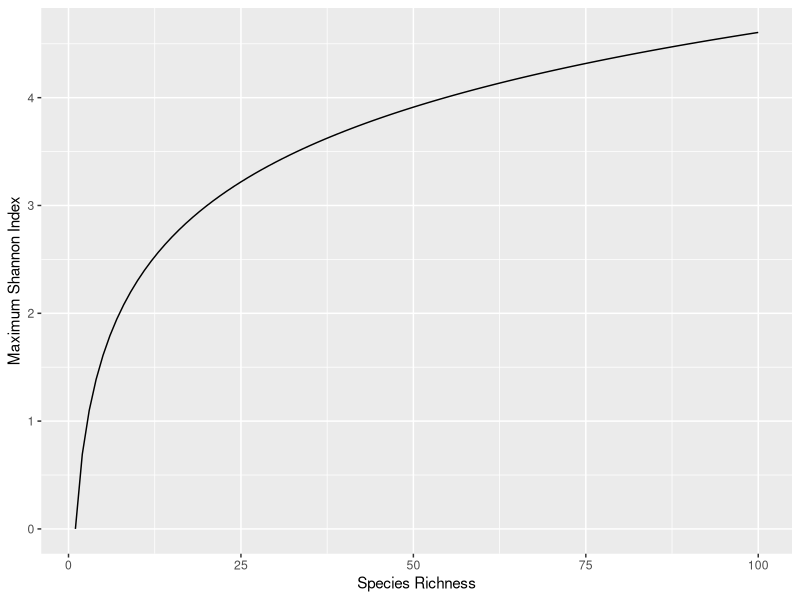

Here is the R script that generated this plot:
## ---- chunk 1
#| echo: false
#| warning: false

library(flextable)
library(ggplot2)
library(tidyverse)
## ---- chunk 2
#| label: fig-shannon_maxima
#| fig-cap: Plot of maximum Shannon Index against community richness. A value close to zero for Shannon Index always indicates that the community is not very diverse (generally this means the community is _highly uneven_). The line indicates the maximum value of Shannon Index that is possible for a community of given _richness_. For a community of a certain _richness_, the closer the value of Shannon Index is to this line, the closer that community is to being maximally diverse (i.e. having an even distribution of species).
#| warning: false
#| echo: false
#| out-width: 80%

# Generate a dataframe of maximum Shannon Index values for a given community richness
dfm <- data.frame(richness=1:100, index=log(1:100))

p <- ggplot(dfm, aes(x=richness, y=index)) +
  geom_line() +
  xlab("Species Richness") +
  ylab("Maximum Shannon Index")
p
## ---- chunk 3
# Define a vector of species names
species <- c("Malteaser sp.", "Snickers sp.", "Twix sp.", "Mars sp.",
            "Milky way", "Bounty sp.", "Galaxy choc", "Galaxy caramel")

# Define a vector of corresponding species counts
count <- c(3, 6, 6, 7, 7, 5, 3, 3)

# Bring these together in a dataframe
community.df <- data.frame(species, count)
## ---- chunk 4
#| echo: false

flextable(community.df)
## ---- chunk 5
# Calculate relative abundances
community.df$rel_abd <- community.df$count / sum(community.df$count)
## ---- chunk 6
#| echo: false

flextable(community.df)
## ---- chunk 7
# Calculate the natural log of relative abundance
community.df$ln_rel_abd <- log(community.df$rel_abd)

# Multiply the relative abundance by its natural log
community.df$mult <- community.df$rel_abd * log(community.df$rel_abd)
## ---- chunk 8
#| echo: false

flextable(community.df)
## ---- chunk 9
shannon_index = -sum(community.df$mult)
shannon_index
## ---- chunk 10
diversity = exp(2.021916)
diversity
